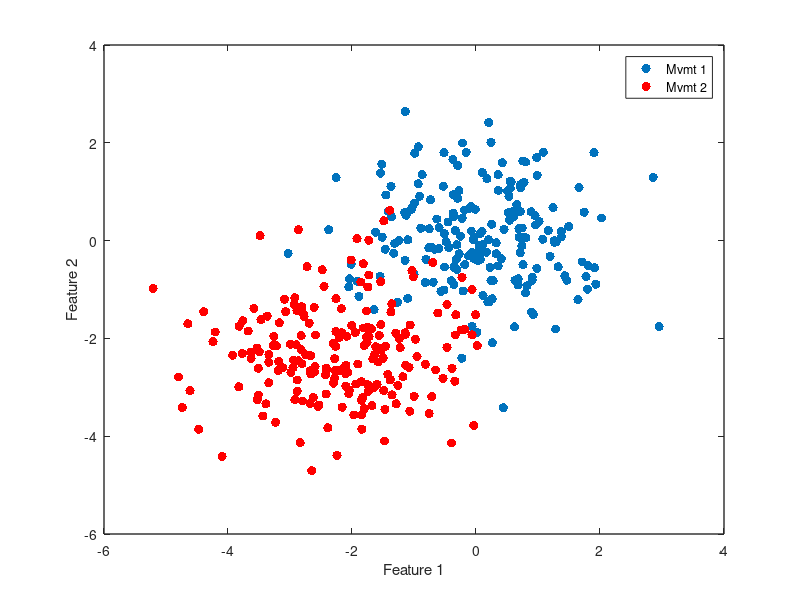

Here is the MATLAB script that generated this plot: (Note: this script raises an error after producing the figure.)

% COME HERE FROM THE REPRESENTATIONAL STRUCURE ANALYSES CODE

%% SIMULATION OF THE TESTING SCHEME
% create two datasets 

a= randn(200,2);
b=randn(200,2)+[-2.25,-2.25];
figure;plot(a(:,1),a(:,2),'.','MarkerSize',20)
hold on
plot(b(:,1),b(:,2),'.r','MarkerSize',20)
set(gcf,'Color','w')
set(gca,'LineWidth',1)
xlabel('Feature 1')
ylabel('Feature 2')
legend({'Mvmt 1','Mvmt 2'})
box on
% compute mahal distance
dstat = mahal2(a,b,2);
title(['Mahalanobis distance of ' num2str(dstat)])

a=a';b=b';
s1 = size(a,2);
c = [a b];
m = mean(c,2);
X = cov(c');
C12 = chol(X);

% plot the ellipse
[v,d]=eigs(X); % ellipse length is sqrt(e.value) in direction of e.vector
d=diag(d);
ra=sqrt(5.991*d(1));
rb=sqrt(5.991*d(2));
v1=v(:,1);
ang = atan(v1(2)/v1(1));
c0=mean(c,2);
xlim([min(c(1,:))-1 max(c(1,:))+1])
ylim([min(c(2,:))-1 max(c(2,:))+1])
figure;plot(a(1,:),a(2,:),'.','MarkerSize',20)
hold on
plot(b(1,:),b(2,:),'.r','MarkerSize',20)
ellipse(ra,rb,ang,c0(1),c0(2),'k');
title(['Gaussian fit to overall data'])
xlim([min(c(1,:))-1 max(c(1,:))+1])
ylim([min(c(2,:))-1 max(c(2,:))+1])
set(gcf,'Color','w')
set(gca,'LineWidth',1)
xlabel('Feature 1')
ylabel('Feature 2')
legend({'Mvmt 1','Mvmt 2'})

% example plotting
g = randn(size(c));
cnew = m + C12'*g;

% just plot it
figure;hold on
plot(cnew(1,:),cnew(2,:),'.k','MarkerSize',20)
ellipse(ra,rb,ang,c0(1),c0(2),'k');
xlim([min(c(1,:))-1 max(c(1,:))+1])
ylim([min(c(2,:))-1 max(c(2,:))+1])
set(gcf,'Color','w')
set(gca,'LineWidth',1)
xlabel('Feature 1')
ylabel('Feature 2')
legend('Sampling from Gaussian Fit')
box on


% find two clusters in the data
idx = kmeans(cnew', 2);
atmp = cnew(:,find(idx==1));
btmp = cnew(:,find(idx==2));
figure;plot(atmp(1,:),atmp(2,:),'.','MarkerSize',20)
hold on
plot(btmp(1,:),btmp(2,:),'.r','MarkerSize',20)
ellipse(ra,rb,ang,c0(1),c0(2),'k');
dd= mahal2(atmp',btmp',2);
title(['K-means parcellation, Mahalanobis dist of ' num2str(dd)])
xlim([min(c(1,:))-1 max(c(1,:))+1])
ylim([min(c(2,:))-1 max(c(2,:))+1])
set(gcf,'Color','w')
set(gca,'LineWidth',1)
xlabel('Feature 1')
ylabel('Feature 2')
legend({'Cluster 1','Cluster 2'})
box on

parfor i=1:500
    g = randn(size(c));
    cnew = m + C12'*g;

    % find two clusters in the data
    idx = kmeans(cnew', 2);
    atmp = cnew(:,find(idx==1));
    btmp = cnew(:,find(idx==2));
    dboot(i) = mahal2(atmp',btmp',2);

end
figure;hist(dboot)
vline(dstat)
sum(dboot>dstat)/length(dboot)



%%
%%%% null hypothesis testing -> permutation of each freq feature mvmt 1 and
% mvmt2. Create a cmmon distribution, sample from the distribution and use
% k-means to get two clusters. then find the mahab distance between the two
% clusters
%%% using all features
a = Data{13};
b = Data{14};
d = mahal2(a',b',2);
dboot=[];
s1 = size(a,2);
c = [a b];
m = mean(c,2);
X = cov(c');
C12 = chol(X);
parfor i=1:500
    g = randn(size(c));
    cnew = m + C12'*g;

    % find two clusters in the data
    idx = kmeans(cnew', 2);
    atmp = cnew(:,find(idx==1));
    btmp = cnew(:,find(idx==2));
    dboot(i) = mahal2(atmp',btmp',2);
end
figure;hist(dboot)
vline(d)
sum(dboot>d)/length(dboot)

%% SAME AS ABOVE BUT NOW FOR ALL PAIRWISE MOVEMENTS

% parallel cluster
clus = parcluster;
clus.NumWorkers = 18;
par_clus = clus.parpool(18);
load('/media/reza/ResearchDrive/B3 Data for ERP Analysis/Data_B3_ForMahabStats.mat')

tic
options = statset('UseParallel',true);
D_p=zeros(length(Data));
D_boot=[];
for i=1:length(Data)
    disp(i)
    a = Data{i};
    for j=i+1:length(Data)
        b = Data{j};
        d = mahal2(a',b',2);
        dboot=[];
        s1 = size(a,2);
        c = [a b];
        m = mean(c,2);
        X = cov(c');
        C12 = chol(X);
        parfor ii=1:750
            g = randn(size(c));
            cnew = m + C12'*g;

            % find two clusters in the data
            idx = kmeans(cnew', 2);
            atmp = cnew(:,find(idx==1));
            btmp = cnew(:,find(idx==2));

            % get mahab distance
            dboot(ii) = mahal2(atmp',btmp',2);
        end
        D_boot = [D_boot;dboot];
        D_p(i,j) = sum(dboot>d)/length(dboot);        
    end
end

Dtmp=squareform(D);
Db = D_boot(:);
Dtmp(end+1:length(Db))=NaN;
figure;boxplot(log10([Dtmp(:) Db(:)]),'Whisker',3)
set(gcf,'Color','w')
xticks(1:2)
xticklabels({'Real Data','Null distribution'})
ylabel('Log Distance')
title('B3')
set(gca,'FontSize',12)
box off
set(gca,'LineWidth',1)

[pfdr,pval]=fdr(squareform(D_p')',0.05);pfdr
sum(squareform(D_p')<=pfdr)/length(squareform(D_p'))

%cd('F:\DATA\ecog data\ECoG BCI\GangulyServer\Multistate clicker')
%save pairwise_Mahab_Dist_Stats_B1 -v7.3

clear Data
cd('/media/reza/ResearchDrive/B3 Data for ERP Analysis/')
save pairwise_Mahab_Dist_Stats_B3 -v7.3

%clear Data Data_bkup TrialData
%cd('F:\DATA\ecog data\ECoG BCI\GangulyServer\Multistate B3')
%save pairwise_Mahab_Dist_Stats_B3 -v7.3
toc

%% Going down the dendrogram , simulation
a = rand(18,2);
z=linkage(a);
figure;dendrogram(z)
z(:,end+1) = ((size(a,1)+1):(max(max(z(:,1:2)))+1))';

root_idx = z(end-5,1:2);
max_datapts = size(a,1);
children_all={};
for i=1:length(root_idx)
    children=[];
    % first step is to get the immediate below neighbors
    if root_idx(i)<=max_datapts
        children = [children root_idx(i)];
    end
    parents = z(find(z(:,end)==root_idx(i)),1:2);
    children = [children parents(parents<=max_datapts)];
    going_down= true;
    while going_down
        parents = get_children(z,parents)  ;
        children = [children parents(parents<=max_datapts)];
        parents = parents(parents>max_datapts);
        if all(parents<=max_datapts) || isempty(parents)
            going_down=false;
        end
    end
    children_all{i} = children(children<=max_datapts);
end

%% going down the dendogram and doing null hypothesis testing each node
% real data

Z(:,end+1) = ((size(D,1)+1):(max(max(Z(:,1:2)))+1))';


root_idx = Z(end,1:2);
link_stat = Z(end,3);
children_all = get_children_node(Z,root_idx); % the two clusters of mvmts

data=[];tmp_data={};num_bins={};
for i=1:length(children_all)
    idx = children_all{i};
    tmp = cell2mat(Data(idx));
    data = cat(2,data,tmp);
    tmp_data{i}=tmp;
    num_bins{i}=size(tmp,2);
end

num_mvmts = length(cell2mat(children_all));
num_bins = cumsum(cell2mat(num_bins));
num_bins = num_bins(end)/num_mvmts
num_bins = 1:735:(num_mvmts*735+1);

% fit the gaussian to the overall data
m = mean(data,2);
X = cov(data');
C12 = chol(X);
link_stat_boot=[];
options = statset('UseParallel',true);
parfor i=1:10
    g = randn(size(data));
    cnew = m + C12'*g;



    % find clusters in the data for simulated movements using k-means
    %idx = kmeans(cnew', num_mvmts,'MaxIter',250,'Options',options);

    % find clusters using agglom clustering
    %Z = linkage(cnew','complete');    
    %idx = cluster(Z,'maxclust',num_mvmts);

    % create the dataset
    %data_tmp={};
    %for j=1:length(unique(idx))
    %    data_tmp{j} = cnew(:,find(idx==j));
    %end


    % random assignment
    data_tmp={};
    idx=randperm(size(data,2));
    cnew = data(:,idx);
    for j=1:length(num_bins)-1
       data_tmp{j}=cnew(:, num_bins(j):num_bins(j+1)-1);
    end

    Dboot=zeros(size(data_tmp));
    for j=1:length(data_tmp)
        A = data_tmp{j};
        for k=j+1:length(data_tmp)
            B = data_tmp{k};
            Dboot(j,k) = mahal2(A',B',2);
            Dboot(k,j)= Dboot(j,k);
        end
    end
    Znull  = linkage(squareform(Dboot),'complete');
    %figure;(dendrogram(Znull))
    link_stat_boot(i) = Znull(end,3);
end
link_stat_boot
link_stat
sum(link_stat_boot>=link_stat)/length(link_stat_boot)

%
% %%% individually feature by feature
% a = Data{1};
% b = Data{3};
% d = mahal2(a',b',2);
% dboot=[];
% s1 = size(a,2);
% parfor i=1:1000
%     a1={};
%     b1={};
%     for j=1:128:size(a,1)
%         atmp = a(j:(j+128)-1,:);
%         btmp = b(j:(j+128)-1,:);
%         c = [atmp btmp];
%
%         % permutation
%         %I = randperm(size(c,2));
%         %atmp = c(:,I(1:s1));
%         %btmp = c(:,I(s1+1:end));
%
%         % simulating gaussian
%         m = mean(c,2);
%         X = cov(c');
%         C12 = chol(X);
%         g = randn(size(c));
%         cnew = m + C12'*g;
%         %atmp = cnew(:,1:s1);
%         %btmp = cnew(:,s1+1:end);
%
%         % now find two clusters from the simulated data
%         idx = kmeans(cnew', 2);
%         atmp = cnew(:,find(idx==1));
%         btmp = cnew(:,find(idx==2));
%
%         % combine
%         %a1 = [a1;atmp];
%         %b1 = [b1;btmp];
%         a1 = cat(2,a1,atmp);
%         b1 = cat(2,b1,btmp);
%     end
%     % stack together
%     s11=[];s22=[];
%     for j=1:length(a1)
%         s11(j) = size(a1{j},2);
%         s22(j) = size(b1{j},2);
%     end
%     s11 = min(s11)
%     s22 = min(s22)
%     a11=[];b11=[];
%     for j=1:length(a1)
%         tmp=a1{j};
%         a11=[a11;tmp(:,1:s11)];
%         tmp=b1{j};
%         b11=[b11;tmp(:,1:s22)];
%     end
%     dboot(i) = mahal2(a11',b11',2);
% end
% figure;hist(dboot)
% vline(d)

% testing with draw from a random distribution using same k-means
pval=[];
parfor iter=1:10
    disp(iter)
    orig=sort(randn(250,1));
    a = orig(1:125);
    b= orig(126:end)+1.75; % adding 1 here makes it a new distribution
    c=[ a; b];
    %[h p ci st]=ttest2(a,b);
    %d = abs(st.tstat);
    % statistic is k means cluster statistic
    ssum = sum((a-mean(a)).^2) + sum((b-mean(b)).^2);
    tss = sum((c-mean(c)).^2);
    ci_stat = ssum/tss;
    d = ci_stat;

    % fit a gaussian using entries of C
    m = mean(c);
    s = std(c);
    dboot=[];
    for i=1:1000
        cnew = s.*randn(size(c)) + m;
        idx = kmeans(cnew, 2);
        a1 = cnew(idx==1);
        b1 = cnew(idx==2);
        %[h p ci st]=ttest2(a1,b1);
        %dboot(i) = abs(st.tstat);
        ssum = sum((a1-mean(a1)).^2) + sum((b1-mean(b1)).^2);
        tss = sum((cnew-mean(cnew)).^2);
        dboot(i) =  ssum/tss;
    end
    %figure;hist(dboot)
    %vline(ci_stat)
    pval(iter) = sum(dboot>d)/length(dboot);
end
figure;hist(pval)

%% MAIN going down the dendrogram one leaf node at a time

%need to send Data, Z and the associated linked functions

cd('F:\DATA\ecog data\ECoG BCI\GangulyServer\Multistate B3')
%cd('F:\DATA\ecog data\ECoG BCI\GangulyServer\Multistate clicker')

Z(:,end+1) = ((size(D,1)+1):(max(max(Z(:,1:2)))+1))'
figure;dendrogram(Z(:,1:3),0)

pval_link=[];
pval_2means=[];
for i=0:length(Z)-1

    % get the movements within the clusters
    root_idx = Z(end-i,1:2);
    link_stat = Z(end-i,3);
    children_all = get_children_node(Z,root_idx); % the two clusters of mvmts

    % get the data together
    data=[];tmp_data={};num_bins={};
    for ii=1:length(children_all)
        idx = children_all{ii};
        tmp = cell2mat(Data(idx));
        data = cat(2,data,tmp);
        tmp_data{ii}=tmp;
        num_bins{ii}=size(tmp,2);
    end

    num_mvmts = length(cell2mat(children_all));    

    % fit the gaussian to the overall data
    m = mean(data,2);
    X = cov(data');
    C12 = chol(X);
    link_stat_boot=[];
    options = statset('UseParallel',true);
    parfor ii=1:12
        disp(ii)
        g = randn(size(data));
        cnew = m + C12'*g;



        % find clusters in the data for simulated movements using k-means
        idx = kmeans(cnew', num_mvmts,'MaxIter',250,'Options',options);

        % find clusters using agglom clustering
        %ZZ = linkage(cnew','complete');
        %idx = cluster(ZZ,'maxclust',num_mvmts);
        data_tmp={};
        for j=1:length(unique(idx))
            data_tmp{j} = cnew(:,find(idx==j));
        end


        % random assignment
        %     data_tmp={};
        %     idx=randperm(size(data,2));
        %     cnew = data(:,idx);
        %     for j=1:length(num_bins)-1
        %         data_tmp{j}=cnew(:, num_bins(j):num_bins(j+1)-1);
        %     end

        Dboot=zeros(size(data_tmp,2));
        for j=1:length(data_tmp)
            A = data_tmp{j};
            for k=j+1:length(data_tmp)
                B = data_tmp{k};
                Dboot(j,k) = mahal2(A',B',2);
                Dboot(k,j)= Dboot(j,k);
            end
        end
        Znull  = linkage(squareform(Dboot),'complete');
        %figure;(dendrogram(Znull,0))
        link_stat_boot(ii) = Znull(end,3);
    end
    pval_link(i+1) = sum(link_stat_boot>=link_stat)/length(link_stat_boot);
end

Z(:,end+1) = flipud(pval_link)
